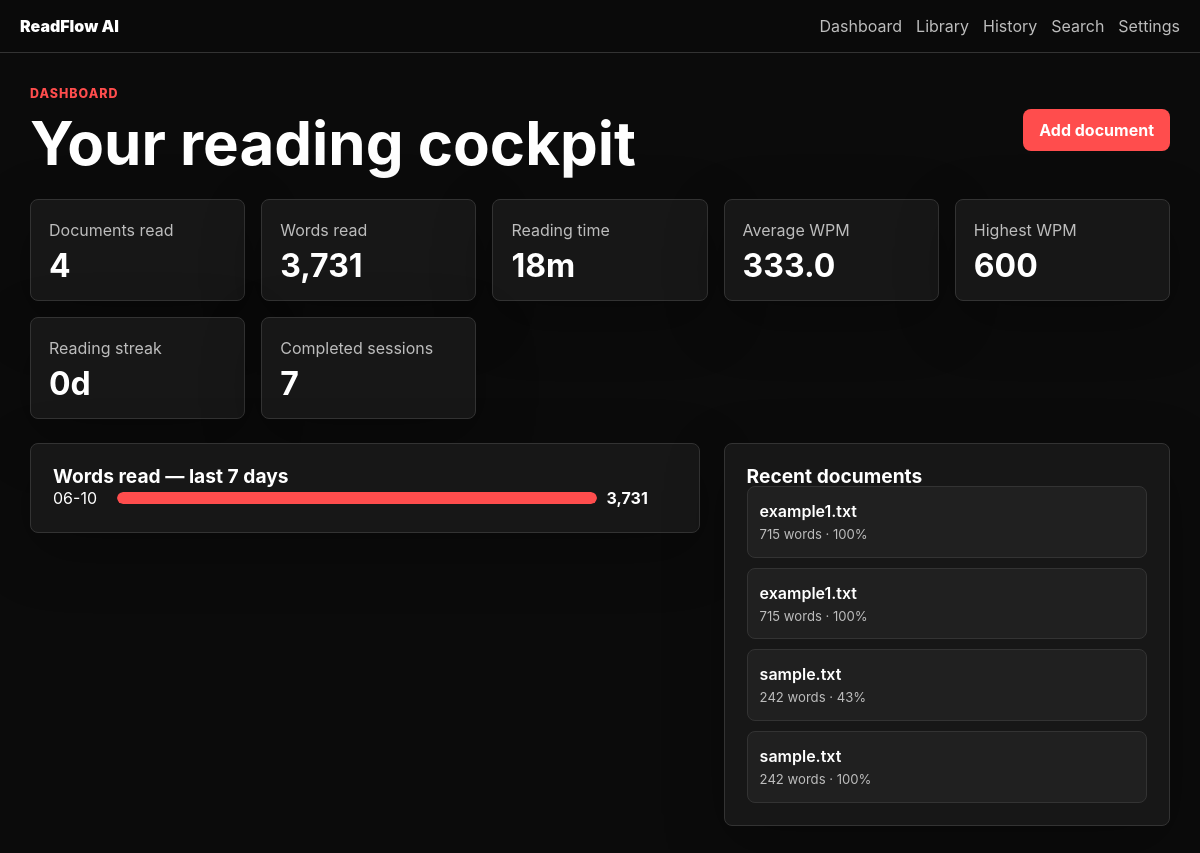
/dashboard, run on the app's committed database.
### tables this page shows
CREATE TABLE documents (
    id                INTEGER PRIMARY KEY AUTOINCREMENT,
    user_id           INTEGER,
    title             TEXT,
    original_filename TEXT,
    stored_filename   TEXT,
    file_type         TEXT,
    source_type       TEXT      NOT NULL DEFAULT 'manual',
    content           TEXT,
    word_count        INTEGER   NOT NULL DEFAULT 0,
    last_position     INTEGER   NOT NULL DEFAULT 0,
    last_wpm          INTEGER   NOT NULL DEFAULT 200,
    last_mode         TEXT      NOT NULL DEFAULT 'word',
    created_at        TIMESTAMP DEFAULT CURRENT_TIMESTAMP,
    updated_at        TIMESTAMP DEFAULT CURRENT_TIMESTAMP,
    FOREIGN KEY (user_id) REFERENCES users(id) ON DELETE CASCADE
);

### blueprints/main_bp.py (the view)
@main_bp.route("/dashboard")
@login_required
def dashboard():
    user_id = session["user_id"]
    stats = query_one(
        """
        SELECT
            COUNT(DISTINCT document_id)                                         AS total_documents_read,
            COALESCE(SUM(words_read), 0)                                        AS total_words_read,
            COALESCE(SUM(duration_seconds), 0)                                  AS total_reading_time,
            COALESCE(ROUND(AVG(NULLIF(wpm, 0))), 0)                             AS average_wpm,
            COALESCE(MAX(wpm), 0)                                               AS highest_wpm,
            COALESCE(SUM(CASE WHEN completion_percentage >= 100 THEN 1 ELSE 0 END), 0)
                                                                                AS completed_sessions
        FROM reading_sessions
        WHERE user_id = ?
        """,
        (user_id,),
    )
    recent_docs = query_all(
        "SELECT * FROM documents WHERE user_id = ? ORDER BY updated_at DESC LIMIT 5",
        (user_id,),
    )
    chart_rows = query_all(
        """
        SELECT DATE(started_at) AS label, COALESCE(SUM(words_read), 0) AS value
        FROM   reading_sessions
        WHERE  user_id = ?
        GROUP  BY DATE(started_at)
        ORDER  BY label DESC
        LIMIT  7
        """,
        (user_id,),
    )
    return render_template(
        "dashboard.html",
        stats=stats,
        recent_docs=recent_docs,
        streak=reading_streak(user_id),
        chart_rows=list(reversed(chart_rows)),
    )

### auth.py (called while the page is built)
def load_logged_in_user() -> None:
    user_id = session.get("user_id")
    if not user_id:
        default_user = get_or_create_default_user()
        if default_user:
            session["user_id"] = default_user["id"]
            user_id = default_user["id"]
    if user_id:
        g.user = query_one("SELECT * FROM users WHERE id = ?", (user_id,))
        g.user_settings = get_or_create_user_settings(user_id) if g.user else None
    else:
        g.user = None
        g.user_settings = None

def login_required(view):
    @wraps(view)
    def wrapped_view(*args, **kwargs):
        if g.user is None:
            return redirect(url_for("main.index"))
        return view(*args, **kwargs)
    return wrapped_view

### db.py (called while the page is built, shortened)
def get_db() -> sqlite3.Connection:
    if "db" not in g:
        g.db = sqlite3.connect(
            str(current_app.config["DATABASE_PATH"]),
        )
        g.db.row_factory = sqlite3.Row
        g.db.execute("PRAGMA foreign_keys = ON")
        g.db.execute("PRAGMA journal_mode = WAL")
    return g.db

def query_one(sql: str, params: tuple = ()) -> sqlite3.Row | None:
    return get_db().execute(sql, params).fetchone()

def query_all(sql: str, params: tuple = ()) -> list[sqlite3.Row]:
    return get_db().execute(sql, params).fetchall()

def get_or_create_default_user() -> sqlite3.Row:
    real_user = query_one(
        """
        SELECT u.*
        FROM   users u
        LEFT JOIN documents d ON d.user_id = u.id
        WHERE  u.email != ?
        GROUP  BY u.id
        ORDER  BY MAX(d.updated_at) DESC NULLS LAST, u.id DESC
        LIMIT  1
        """,
        (_DEFAULT_USER_EMAIL,),
    )
    if real_user:
        return real_user

def get_or_create_user_settings(user_id: int) -> sqlite3.Row:
    row = query_one("SELECT * FROM settings WHERE user_id = ?", (user_id,))
    if row is None:
        with transaction() as db:
            db.execute(
                "INSERT OR IGNORE INTO settings (user_id) VALUES (?)", (user_id,)
            )
        row = query_one("SELECT * FROM settings WHERE user_id = ?", (user_id,))
    return row

### templates/dashboard.html (shortened to what this page needs)
{% extends "base.html" %}
{% block content %}
<section class="page-header">
    <div>
        <p class="eyebrow">Dashboard</p>
        <h1>Your reading cockpit</h1>
    </div>
    <a class="primary-button" href="{{ url_for('library.index') }}">Add document</a>
</section>
<section class="metric-grid" aria-label="Reading statistics">
    <article class="metric-card">
        <span>Documents read</span>
        <strong>{{ stats.total_documents_read }}</strong>
    </article>
    <article class="metric-card">
        <span>Words read</span>
        <strong>{{ "{:,}".format(stats.total_words_read) }}</strong>
    </article>
    <article class="metric-card">
        <span>Reading time</span>
        <strong>
            {% set mins = stats.total_reading_time // 60 %}
            {% if mins >= 60 %}
                {{ mins // 60 }}h {{ mins % 60 }}m
            {% else %}
                {{ mins }}m
            {% endif %}
        </strong>
    </article>
    <article class="metric-card">
        <span>Average WPM</span>
        <strong>{{ stats.average_wpm }}</strong>
    </article>
    <article class="metric-card">
        <span>Highest WPM</span>
        <strong>{{ stats.highest_wpm }}</strong>
    </article>
    <article class="metric-card">
        <span>Reading streak</span>
        <strong>{{ streak }}d</strong>
    </article>
    <article class="metric-card">
        <span>Completed sessions</span>
        <strong>{{ stats.completed_sessions }}</strong>
    </article>
</section>
<section class="content-grid">
    <article class="card">
        <h2>Words read — last 7 days</h2>
        {% if chart_rows %}
            <div class="bar-chart" aria-label="7-day reading activity">
                {% set max_value = chart_rows | map(attribute='value') | max %}
                {% for row in chart_rows %}
                    <div class="bar-row">
                        <span>{{ row.label[5:] }}</span>
                        <div role="presentation">
                            <i style="width: {{ ((row.value / (max_value or 1)) * 100) | round }}%"></i>
                        </div>
                        <b>{{ "{:,}".format(row.value) }}</b>
                    </div>
                {% endfor %}
            </div>
        {% else %}
            <p class="empty-state">No reading sessions yet — open a document to start building your dashboard.</p>
        {% endif %}
    </article>
    <article class="card">
        <h2>Recent documents</h2>
        {% if recent_docs %}
            <div class="item-list">
                {% for doc in recent_docs %}
                    <a class="item-row" href="{{ url_for('library.read_document', document_id=doc.id) }}">
                        <span class="item-title">{{ doc.title }}</span>
                        <span class="item-meta">
                            {{ "{:,}".format(doc.word_count) }} words
                            &middot;
                            {% if doc.word_count > 0 %}
                                {{ ((doc.last_position / doc.word_count) * 100) | round | int }}%
                            {% else %}
                                0%
                            {% endif %}
                        </span>
                    </a>
                {% endfor %}
            </div>
        {% else %}
            <p class="empty-state">Your library is empty. <a href="{{ url_for('library.index') }}">Add a document</a> to get started.</p>
        {% endif %}
    </article>
</section>
{% endblock %}

### static/css/style.css (style rules this page uses)
:root { --background: #0B0B0B; --surface: #171717; --surface-soft: #202020; --text: #FFFFFF; --muted: #BDBDBD; --accent: #FF4D4D; --accent-dim: rgba(255,77,77,.12); --success: #4CAF50; --success-dim: rgba(76,175,80,.12); --info: #2196F3; --info-dim: rgba(33,150,243,.12); --border: #333333; --danger: #ff7676; --danger-dim: rgba(255,118,118,.14); --shadow: 0 18px 60px rgba(0,0,0,.28); --radius: 8px; --transition: 160ms ease; }
*, *::before, *::after { box-sizing: border-box; }
body { margin: 0; min-height: 100vh; background: var(--background); color: var(--text); font-family: Inter, Arial, Helvetica, sans-serif; font-size: 16px; line-height: 1.5; }
a { color: inherit; }
.eyebrow { margin: 0 0 8px; color: var(--accent); font-size: .78rem; font-weight: 800; letter-spacing: .08em; text-transform: uppercase; }
h1, h2 { margin: 0; line-height: 1.05; }
h1 { font-size: clamp(2rem, 5vw, 4rem); }
h2 { font-size: 1.2rem; }
.muted, .empty-state, .field-help, .drop-detail, .shortcut-help, .document-card p, .metric-card span, small { color: var(--muted); }
.hero-grid, .content-grid { display: grid; grid-template-columns: minmax(0,1.2fr) minmax(280px,.8fr); gap: 24px; align-items: start; }
.metric-grid { display: grid; grid-template-columns: repeat(auto-fit, minmax(200px,1fr)); gap: 16px; margin-bottom: 24px; }
.page-header, .reader-header { display: flex; align-items: center; justify-content: space-between; gap: 16px; margin-bottom: 24px; flex-wrap: wrap; }
.card, .feature-card, .panel-form, .upload-form, .reader-panel, .document-card, .metric-card { border: 1px solid var(--border); border-radius: var(--radius); background: var(--surface); box-shadow: var(--shadow); }
.card, .feature-card, .panel-form, .upload-form, .reader-panel, .document-card { padding: 22px; }
.metric-card { padding: 18px; }
.metric-card strong { display: block; margin-top: 8px; font-size: 2rem; line-height: 1; }
button, .primary-button, .secondary-link, .danger-button { min-height: 42px; display: inline-grid; place-items: center; border: 0; border-radius: var(--radius); padding: 0 16px; color: var(--text); font: inherit; font-weight: 700; cursor: pointer; text-decoration: none; transition: filter var(--transition); white-space: nowrap; }
button, .primary-button { background: var(--accent); }
.item-list { display: grid; gap: 10px; }
.item-row { display: grid; grid-template-columns: 1fr auto; grid-template-rows: auto auto; gap: 2px 12px; padding: 12px; border: 1px solid var(--border); border-radius: var(--radius); background: var(--surface-soft); color: var(--text); text-decoration: none; }
.item-title { font-weight: 600; grid-row: 1; grid-column: 1; overflow-wrap: anywhere; }
.item-meta { color: var(--muted); font-size: .82rem; grid-row: 2; grid-column: 1 / -1; }
.bar-chart { display: grid; gap: 10px; }
.bar-row { display: grid; grid-template-columns: 54px 1fr 70px; gap: 10px; align-items: center; }
.bar-row div { height: 12px; overflow: hidden; border-radius: 99px; background: var(--surface-soft); }
.bar-row i { display: block; height: 100%; border-radius: inherit; background: var(--accent); transition: width 0.4s ease; }

### data on the page
documents: title "example1.txt", word_count "715", ((doc.last_position/doc.word_count)*100)|round|int "100"
documents: title "example1.txt", word_count "715", ((doc.last_position/doc.word_count)*100)|round|int "100"
documents: title "sample.txt", word_count "242", ((doc.last_position/doc.word_count)*100)|round|int "43"
documents: title "sample.txt", word_count "242", ((doc.last_position/doc.word_count)*100)|round|int "100"

### other printed values
{{ stats.total_documents_read }} "4"
{{ "{:,}".format(stats.total_words_read) }} "3,731"
{{ mins }} "18"
{{ stats.average_wpm }} "333.0"
{{ stats.highest_wpm }} "600"
{{ streak }} "0"
{{ stats.completed_sessions }} "7"
{{ row.label[5:] }} "06-10"
{{ "{:,}".format(row.value) }} "3,731"
